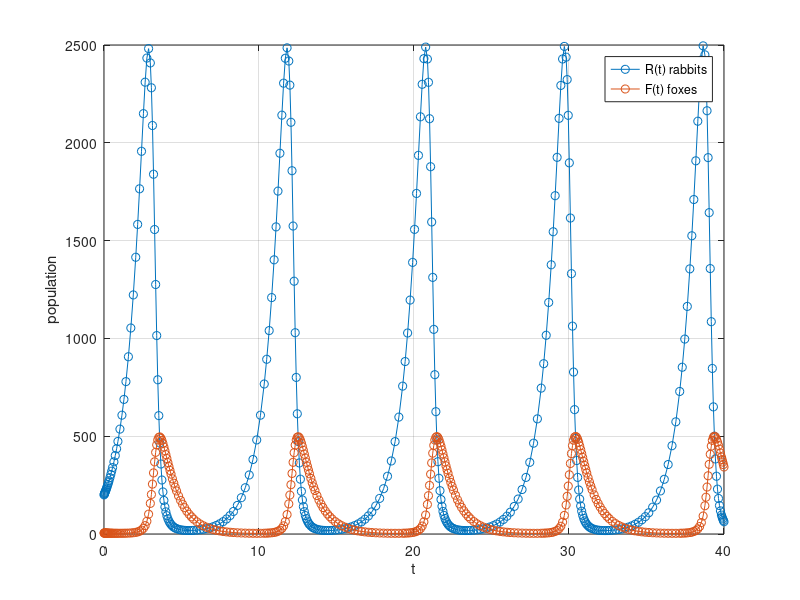
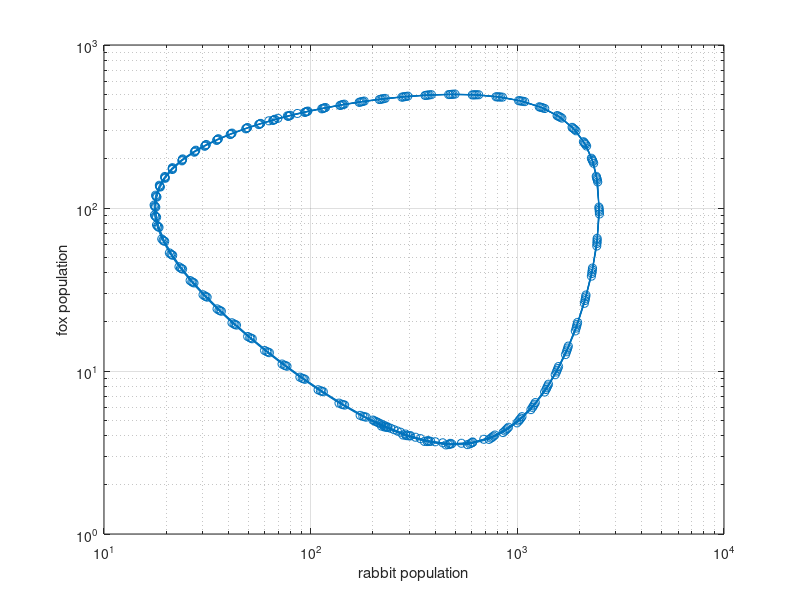

These figures' MATLAB source, in order:
% RABBITSFOXES  Solve the predator-prey model in Chapter 11 of our textbook
% using ODE45.  This system of ODEs is in 2 dimensions:
%   y'(t) = f(t, y(t))
% where  y(1) = rabbits, y(2) = foxes.  Note f takes in a vector y and produces
% a vector.  Also, f does not actually depend on t.  We find y(t) on [0,40]
% from initial condition  y_0 = [200; 5].  Coefficients are guessed, and not
% based on any observations!

f = @(t, y) [y(1) - 0.01 * y(1) * y(2);...
             0.002 * y(1) * y(2) - y(2)];
y0 = [200; 5];
[tt, yy] = ode45(f, [0, 40], y0);

figure(1)  % plots in time
plot(tt, yy(:,1), 'o-', tt, yy(:,2), 'o-')
legend('R(t) rabbits', 'F(t) foxes')
xlabel t,  ylabel('population'),  grid on

figure(2)  % "phase" plot of R(t) vs F(t)
loglog(yy(:,1), yy(:,2), 'o-')
xlabel('rabbit population'),  ylabel('fox population')
grid on
